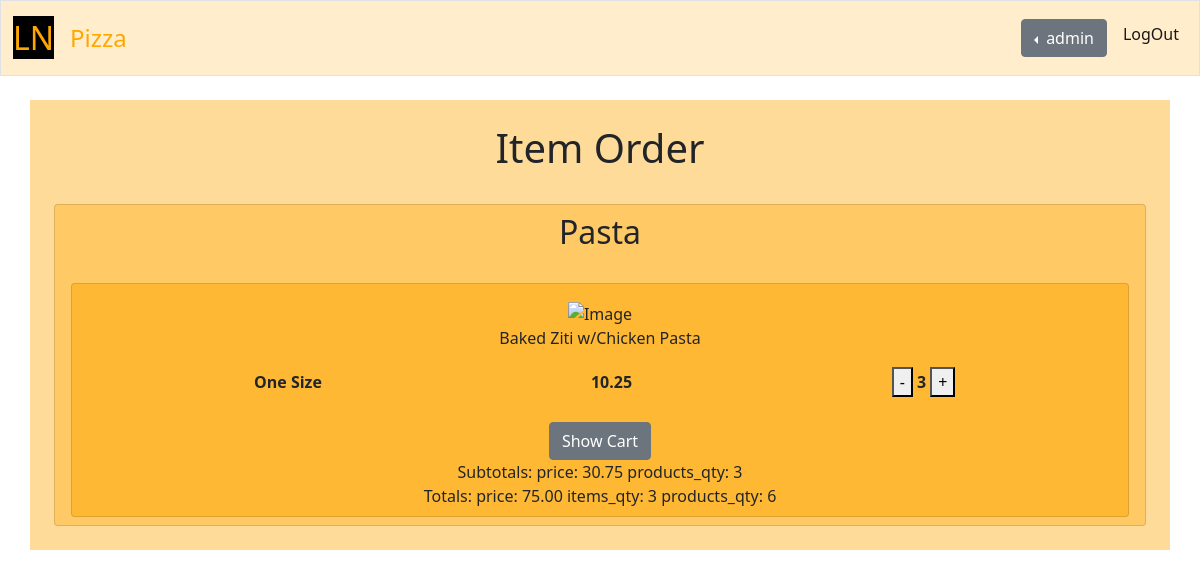
The page /item_order/4/3 (signed in) on the database its author committed.
### orders/models.py (models this page shows, shortened)
class CommonInfo(models.Model):
    sort_number = models.FloatField(default=0)
    name = models.CharField(max_length=64, blank=True)
    class Meta:
        abstract = True

class Dish(CommonInfo):
    pass

class FlavorCommonInfo(FlavorCommonCommonInfo):
    sizes_and_prices = models.ManyToManyField(SizeAndPrice, blank=True,
        related_name="sizesandprices_%(app_label)s_%(class)s")
    class Meta:
        abstract = True

class TypeFlavor(FlavorCommonInfo):
    super = models.ForeignKey(DishType, verbose_name="type", on_delete=models.CASCADE, related_name="type_typeflavors")
    addings = models.ManyToManyField(AddingFlavor, blank=True, related_name="addings_typeflavors")

class SizeAndPriceCommonInfo(models.Model):
    price = models.DecimalField(max_digits=5, decimal_places=2)
    class Meta:
        abstract = True

class SizeAndPrice(SizeAndPriceCommonInfo):
    size = models.ForeignKey(Size, blank=True, null=True, on_delete=models.CASCADE,
        related_name="size_sizesandprices")

class SizeCommonInfo(CommonInfo):
    code = models.CharField(max_length=2, blank=True)
    class Meta:
        abstract = True

class Size(SizeCommonInfo):
    def __str__(self):
        return f"{SizeCommonInfo.__str__(self)}"

### orders/views.py (the view, shortened to what this page needs)
# urls.py: path('item_order/<flavor_id>/<size_id>', views.item_order, name="item_order"),
def item_order(request, flavor_id, size_id):
    if request.method == "GET":
        if not request.user.is_authenticated:
            return HttpResponseRedirect(reverse("index"))
        order_item = get_order_item(request.user, flavor_id, size_id)
    view_order_item = get_view_order_item(order_item)
    order = Order.objects.filter(user=request.user).first()
    order_totals = get_order_totals(order)
    if order_item.qty <= 0:
        delete_order_item(order_item)
    context = {
        "item": view_order_item,
        "totals": order_totals,
    }
    return render(request, "orders/item-order.html", context)

### orders/views.py (called while the page is built)
def get_order_totals(order):
    total_price = 0
    items_qty = 0
    total_products_qty = 0
    order_items = OrderItem.objects.filter(order=order).all()
    for item in order_items:
        item_subtotals = get_order_item_subtotals(item)
        total_price += item_subtotals["price"]
        if item_subtotals["products_qty"] > 0:
            items_qty += 1
            total_products_qty += item_subtotals["products_qty"]
    order_totals = {
        "price": total_price,
        "items_qty": items_qty,
        "products_qty": total_products_qty,
    }
    return order_totals

def get_order_item_subtotals(order_item):
    price = 0
    addings = order_item.addings.all()
    for adding in addings:
        adding_flavors = adding.flavors.all()
        for adding_flavor in adding_flavors:
            sizes_and_prices = adding_flavor.sizes_and_prices.all()
            for size_and_price in sizes_and_prices:
                price += size_and_price.qty * size_and_price.size_and_price.price
    flavor = order_item.flavor
    size = order_item.size
    qty = order_item.qty
    flavor_size_and_price = flavor.sizes_and_prices.filter(size=size).first()
    if flavor_size_and_price:
        price = qty * (price + flavor_size_and_price.price)
    products_qty = qty
    order_item_subtotals = {
        "price": price,
        "products_qty": products_qty
    }
    return order_item_subtotals

def get_order_item(user, flavor_id, size_id):
    order = Order.objects.filter(user=user).first()
    if not order:
        order = create_order(user)
    flavor = TypeFlavor.objects.filter(pk=flavor_id).first()
    size = Size.objects.filter(pk=size_id).first()
    order_item = OrderItem.objects.filter(order=order, flavor=flavor, size=size).first()
    if not order_item:
        order_item = create_order_item(order=order, flavor=flavor, size=size)
    return order_item

def get_table_elements(table, super_element, elements_ids):
    elements = []
    if elements_ids is ALL_ELEMENTS:
        if super_element is NO_ELEMENT:
            elements = table.all().order_by("sort_number")
        else:
            elements = table.filter(super=super_element).order_by("sort_number")
    else:
        for id in elements_ids:
            element = table.filter(pk=id).first()
            if element:
                elements.append(element)
    return elements

### orders/templates/orders/item-order.html (shortened to what this page needs)
{% extends "orders/base.html" %}
{% load static %}
{% block main %}
    <h1>Item Order</h1>
        <form action="{% url 'item_order' item.flavor.self.id item.flavor.size_and_price.size.id %}" method="post">
    <ul class="list-group pt-4">
        <li class="list-group-item ln-container01">
            <h2>{{ item.dish.name }}</h2>
            <ul class="list-group pt-4">
                <li class="list-group-item ln-container02">
                    <figure>
                        <img src="{% static flavor.self.img.name %}" alt="{{ flavor.self.name }} Image">
                        {% if item.type is None %}
                            <figcaption>{{ item.flavor.self.name }} {{ item.dish.name }}</figcaption>
                        {% else %}
                            <figcaption>{{ item.flavor.self.name }} {{ item.type.name }} {{ item.dish.name }}</figcaption>
                        {% endif %}
                    </figure>
                    <table style="width:100%">
                        <tr>
                            <th>{{ item.flavor.size_and_price.size.name }}</th>
                            <th>{{ item.flavor.size_and_price.price }}</th>
                            <th>
                                <button type="submit" name="submit" value="dec-qty">-</button>
                                <span>{{ item.qty }}</span>
                                <button type="submit" name="submit" value="inc-qty">+</button>
                            </th>
                        </tr>
                    </table>
                    <div>
                        <ul class="list-group pt-4">
                        </ul>
                    </div>
                    <a class="btn btn-secondary" role="button" href="{% url 'shopping_cart' %}">Show Cart</a>
                    <br>
                    Subtotals:
                    price: <span>{{ item.subtotals.price }}  </span>
                    products_qty: <span>{{ item.subtotals.products_qty }}  </span>
                    <br>
                    Totals:
                    price: <span>{{ totals.price }}  </span>
                    items_qty: <span>{{ totals.items_qty }}  </span>
                    products_qty: <span>{{ totals.products_qty }}  </span>
                </li>
            </ul>
        </li>
    </ul>
    </form>
{% endblock %}

### orders/templates/orders/base.html (shortened to what this page needs)
{% extends "orders/ln/ln-base.html" %}
{% load static %}
{% block product_head %}
    <link href="{% static 'orders/styles/style.css' %}" rel="stylesheet">
{% endblock %}
{% block product_navbar %}
    <div class="collapse navbar-collapse" id="navbarSupportedContent">
        {% if user.is_authenticated %}
            <div class="dropstart me-2">
                <button class="btn btn-secondary dropdown-toggle" type="button" id="dropdownMenuButton1" data-bs-toggle="dropdown" aria-expanded="false">
                    {{ user.username }}
                </button>
            </div>
            <ul class="navbar-nav mb-2">
                <li class="nav-item">
                    <a class="nav-link active" aria-current="page" href="{% url 'logout' %}">LogOut</a>
                </li>
            </ul>
        {% endif %}
    </div>
{% endblock %}
{% block product_name %}
    Pizza
{% endblock %}
{% block product_main %}
    <main class="container p-4 my-4 ln-container00">
        {% block main %}
        {% endblock %}
    </main>
{% endblock %}

### orders/static/orders/styles/ln/ln-style.css (style rules this page uses)
.ln-container00 { background-color: #ffdb99; }
.ln-container01 { background-color: #ffc966; }
.ln-container02 { background-color: #ffb833; }

### orders/static/orders/styles/style.css (style rules this page uses)
main { overflow-x: auto; text-align: center; }
main img { max-width: 100%; }

### rows shown on the page
Dish: dish.name "Pasta"
TypeFlavor: flavor.self.name "Baked Ziti w/Chicken"
SizeAndPrice: flavor.size_and_price.size.name "One Size", flavor.size_and_price.price "10.25"

### other values the page prints
{{ user.username }} "admin"
{{ item.qty }} "3"
{{ item.subtotals.price }} "30.75"
{{ item.subtotals.products_qty }} "3"
{{ totals.price }} "75.00"
{{ totals.items_qty }} "3"
{{ totals.products_qty }} "6"
